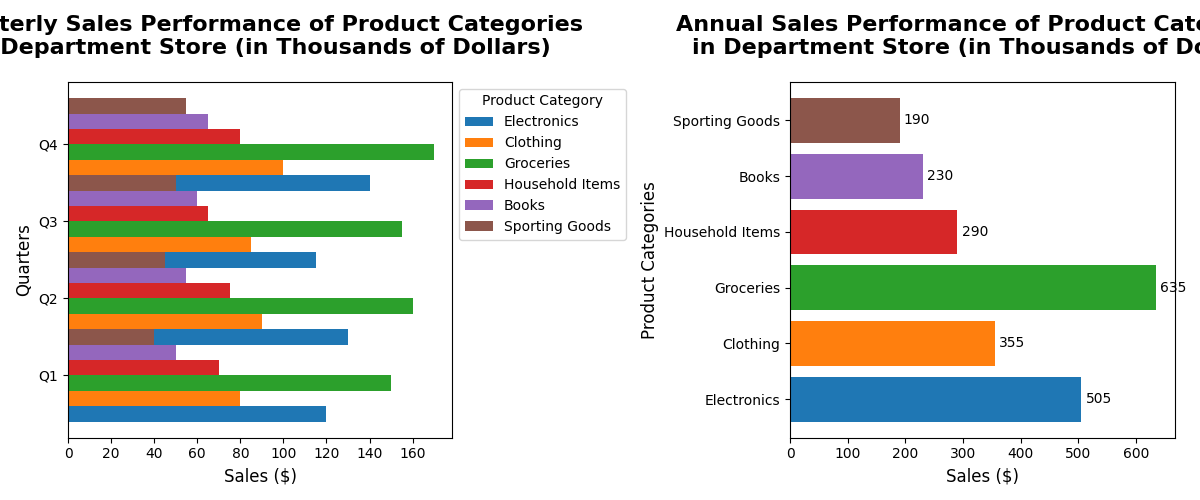

The script that drew this image:
import matplotlib.pyplot as plt
import numpy as np

categories = ['Electronics', 'Clothing', 'Groceries', 'Household Items', 'Books', 'Sporting Goods']
quarters = ['Q1', 'Q2', 'Q3', 'Q4']

sales_data = np.array([
    [120, 130, 115, 140],  
    [80, 90, 85, 100],     
    [150, 160, 155, 170],  
    [70, 75, 65, 80],      
    [50, 55, 60, 65],      
    [40, 45, 50, 55],      # Newly added data for "Sporting Goods"
])

fig, (ax1, ax2) = plt.subplots(1, 2, figsize=(12, 5))

bar_height = 0.2
bar_positions = np.arange(len(quarters))

for i, category in enumerate(categories):
    ax1.barh(bar_positions + i * bar_height, sales_data[i, :], height=bar_height, label=category)

ax1.set_title('Quarterly Sales Performance of Product Categories\nin Department Store (in Thousands of Dollars)', fontsize=16, fontweight='bold', pad=20)
ax1.set_ylabel('Quarters', fontsize=12)
ax1.set_xlabel('Sales ($)', fontsize=12)
ax1.set_yticks(bar_positions + bar_height * (len(categories) - 1) / 2)
ax1.set_yticklabels(quarters, fontsize=10)
ax1.legend(title='Product Category', loc='upper left', bbox_to_anchor=(1, 1))

annual_sales = np.sum(sales_data, axis=1)

ax2.barh(categories, annual_sales, color=['#1f77b4', '#ff7f0e', '#2ca02c', '#d62728', '#9467bd', '#8c564b'])

for idx, category in enumerate(categories):
    ax2.annotate(f'{annual_sales[idx]:,}', 
                 xy=(annual_sales[idx], idx), 
                 xytext=(3, 0),
                 textcoords="offset points",
                 ha='left', va='center', fontsize=10, color='black')

ax2.set_title('Annual Sales Performance of Product Categories\nin Department Store (in Thousands of Dollars)', fontsize=16, fontweight='bold', pad=20)
ax2.set_ylabel('Product Categories', fontsize=12)
ax2.set_xlabel('Sales ($)', fontsize=12)

plt.tight_layout()
plt.show()
